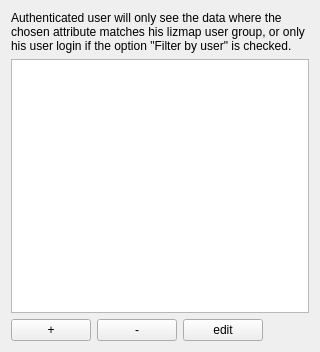
             <widget class="QWidget" name="scrollAreaWidgetContents_5">
              <property name="geometry">
               <rect>
                <x>0</x>
                <y>0</y>
                <width>320</width>
                <height>352</height>
               </rect>
              </property>
              <layout class="QVBoxLayout" name="verticalLayout_29">
               <item>
                <widget class="QLabel" name="label_22">
                 <property name="text">
                  <string>Authenticated user will only see the data where the chosen attribute matches his lizmap user group, or only his user login if the option &quot;Filter by user&quot; is checked.</string>
                 </property>
                 <property name="wordWrap">
                  <bool>true</bool>
                 </property>
                </widget>
               </item>
               <item>
                <widget class="QTableWidget" name="table_login_filter"/>
               </item>
               <item>
                <layout class="QHBoxLayout" name="horizontalLayout_4">
                 <item>
                  <widget class="QPushButton" name="add_filter_login_layer_button">
                   <property name="text">
                    <string notr="true">+</string>
                   </property>
                  </widget>
                 </item>
                 <item>
                  <widget class="QPushButton" name="remove_filter_login_layer_button">
                   <property name="text">
                    <string notr="true">-</string>
                   </property>
                  </widget>
                 </item>
                 <item>
                  <widget class="QPushButton" name="edit_filter_login_layer_button">
                   <property name="text">
                    <string notr="true">edit</string>
                   </property>
                  </widget>
                 </item>
                 <item>
                  <spacer name="horizontalSpacer_3">
                   <property name="orientation">
                    <enum>Qt::Horizontal</enum>
                   </property>
                   <property name="sizeHint" stdset="0">
                    <size>
                     <width>40</width>
                     <height>20</height>
                    </size>
                   </property>
                  </spacer>
                 </item>
                </layout>
               </item>
              </layout>
             </widget>
